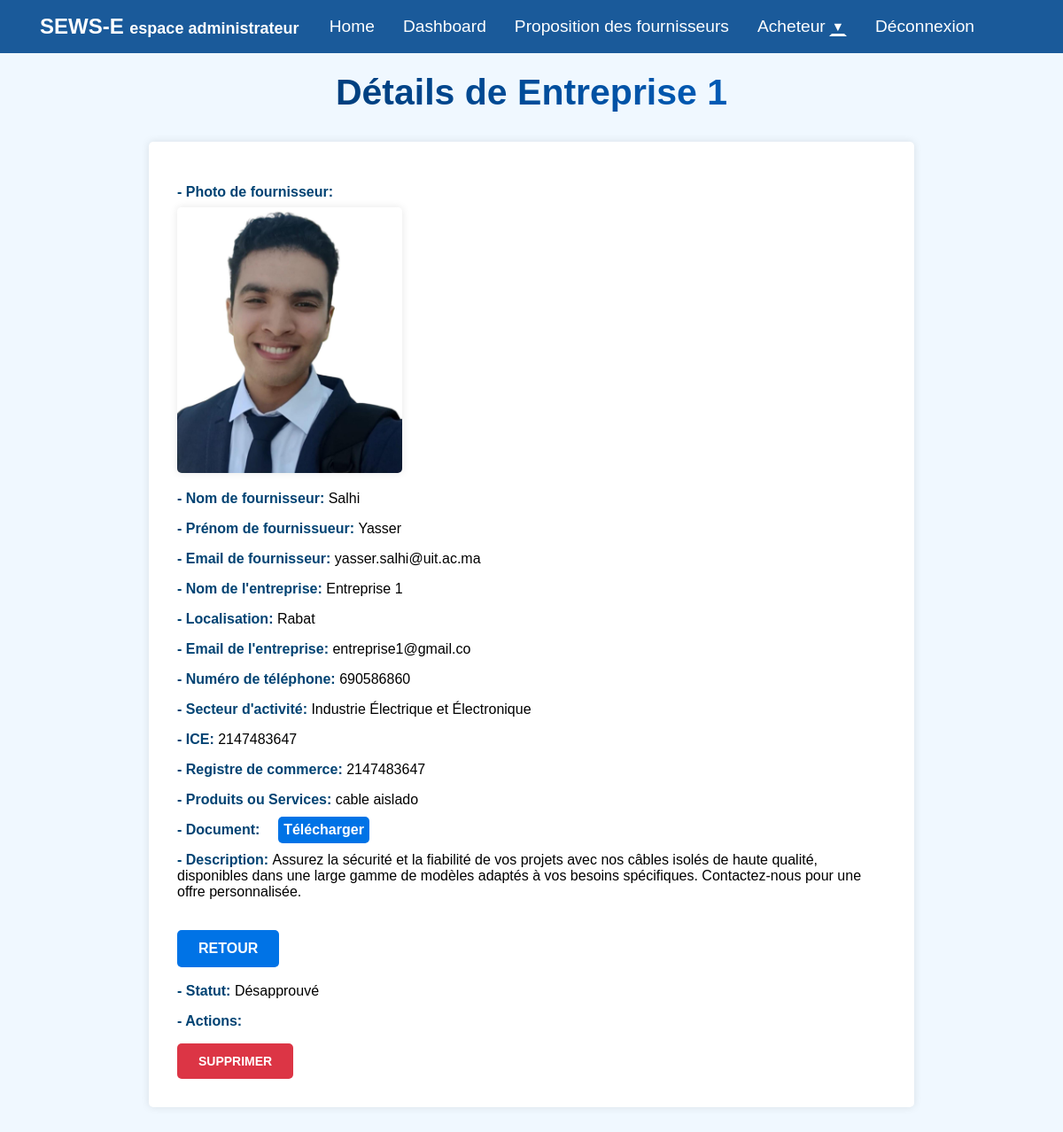
Screenshot of /Admin/details.php?id=45 (signed in) with the database file from the repository.
### tables this page shows
CREATE TABLE `fournisseur` (
  `ID_FOURNISSEUR` int(11) NOT NULL,
  `PRODUITS ET SERVICES` varchar(50) NOT NULL,
  `FICHIER` varchar(50) NOT NULL,
  `DESCRIPTION` text NOT NULL,
  `SEWZ` varchar(60) NOT NULL,
  `JUSTIFICATION` varchar(50) NOT NULL,
  `APPROUVE` varchar(255) DEFAULT 'Pas encore',
  `ID_COMPTE_FOURNISSEUR` int(11) NOT NULL,
  `DATE_SUBMISSION` datetime DEFAULT current_timestamp()
);

CREATE TABLE `compte_fournisseur` (
  `ID_COMPTE_FOURNISSEUR` int(11) NOT NULL,
  `NOM` varchar(100) NOT NULL,
  `PRENOM` varchar(100) NOT NULL,
  `ADRESSE MAIL` varchar(100) NOT NULL,
  `PASSWORD` varchar(100) NOT NULL,
  `PHOTO` varchar(50) NOT NULL,
  `NOM ENTREPRISE` varchar(20) NOT NULL,
  `LOCALISATION` varchar(100) NOT NULL,
  `EMAIL ENTREPRISE` varchar(20) NOT NULL,
  `NUMERO DE TELEPHONE` int(11) NOT NULL,
  `SECTEUR ACTIVITE` varchar(60) NOT NULL,
  `ICE` int(11) NOT NULL,
  `REGISTRE DE COMMERCE` int(11) NOT NULL
);

### Admin/details.php (the view, shortened to what this page needs)
<?php
include('../connexion.php');
if (isset($_GET['id'])) {
    $id_fournisseur = $_GET['id'];
    $query = "
    SELECT f.*, c.*
    FROM fournisseur f
    JOIN compte_fournisseur c ON f.ID_COMPTE_FOURNISSEUR = c.ID_COMPTE_FOURNISSEUR
    WHERE f.ID_FOURNISSEUR = $id_fournisseur
    ";
    $result = mysqli_query($link, $query);
    if ($result && mysqli_num_rows($result) > 0) {
        $row = mysqli_fetch_assoc($result);
?>
<!DOCTYPE html>
<html lang="en">
<head>
</head>
<body>
<?php include 'navbar.php'; ?>
<br><br><br>
<h1>Détails de <?php echo $row['NOM ENTREPRISE']; ?></h1>
    <div class="container">
    <ul class="details-list">
        <li><strong>- Photo de fournisseur:</strong> <img src="../photos/<?php echo $row['PHOTO']; ?>" alt="Photo du compte fournisseur"></li>
        <li><strong>- Nom de fournisseur: <span class="text-black"> <?php echo $row['NOM']; ?></span></strong></li>
        <li><strong>- Prénom de fournissueur: <span class="text-black"> <?php echo $row['PRENOM']; ?></span></strong></li>
        <li><strong>- Email de fournisseur: <span class="text-black"> <?php echo $row['ADRESSE MAIL']; ?></span></strong></li>
        <li><strong>- Nom de l'entreprise: <span class="text-black"> <?php echo $row['NOM ENTREPRISE']; ?></span></strong></li>
        <li><strong>- Localisation: <span class="text-black"> <?php echo $row['LOCALISATION']; ?></span></strong></li>
        <li><strong>- Email de l'entreprise: <span class="text-black"> <?php echo $row['EMAIL ENTREPRISE']; ?></span></strong></li>
        <li><strong>- Numéro de téléphone: <span class="text-black"> <?php echo $row['NUMERO DE TELEPHONE']; ?></span></strong></li>
        <li><strong>- Secteur d'activité: <span class="text-black"> <?php echo $row['SECTEUR ACTIVITE']; ?></span></strong></li>
        <li><strong>- ICE: <span class="text-black"> <?php echo $row['ICE']; ?></span></strong></li>
        <li><strong>- Registre de commerce: <span class="text-black"> <?php echo $row['REGISTRE DE COMMERCE']; ?></span></strong></li>
        <li><strong>- Produits ou Services: <span class="text-black"> <?php echo $row['PRODUITS ET SERVICES']; ?></span></strong></li>
        <li><strong>- Document:
            <?php if ($row['FICHIER'] !== "inconnu.pdf") { ?>
            <a href="../files/<?php echo htmlspecialchars($row['FICHIER']); ?>" class="download-link" download>Télécharger</a>
            <?php } else { ?>
            Pas de fichier disponible
            <?php } ?>
        </strong></li>
        <li><strong>- Description: <span class="text-black"><?php echo $row['DESCRIPTION']; ?></span></strong></li>
                <br>
        <a href="Proposition_Fournisseur.php" class="btn btn-back">Retour</a>
        <br>
        <br>
        <li><strong>- Statut: <span class="text-black" id="statut"><?php echo $row['APPROUVE']; ?></span></strong></li>
        <li><strong>- Actions:</strong></li>
    </ul>
    <a href="delete.php?id=<?php echo $row['ID_FOURNISSEUR']; ?>" class="btn-action btn btn-delete" onclick="return confirm('Êtes-vous sûr de vouloir supprimer cet enregistrement ?')">Supprimer</a>
</div>
</body>
</html>
<?php
    } else {
        echo "Aucun fournisseur trouvé avec cet ID.";
    }
} else {
    echo "ID de fournisseur non spécifié.";
}
?>

### Admin/navbar.php (shortened to what this page needs)
<!DOCTYPE html>
<html lang="en">
<head>
</head>
<body>
    <?php
    $currentPage = basename($_SERVER['PHP_SELF']);
    ?>
    <nav class="navbar">
        <div class="logo">SEWS-E <span class="small-text">espace administrateur</span></div>
        <ul id="nav-links">
            <li><a href="../home.php" <?php if ($currentPage == '../home.php') echo 'class="active"'; ?>>Home</a></li>
            <li><a href="dashboard.php" <?php if ($currentPage == 'dashboard.php') echo 'class="active"'; ?>>Dashboard</a></li>
            <li><a href="Proposition_Fournisseur.php" <?php if ($currentPage == 'Proposition_Fournisseur.php') echo 'class="active"'; ?>>Proposition des fournisseurs</a></li>
            <li>
                <a href="acheteur.php" class="has-submenu">Acheteur</a>
            </li>
            <li><a href="deconnexion_a.php" <?php if ($currentPage == 'deconnexion_a.php') echo 'class="active"'; ?>>Déconnexion</a></li>
        </ul>
    </nav>
</body>
</html>

### Admin/details.php (style rules this page uses)
body { background: #f0f8ff; font-family: "lato", sans-serif; }
.container { margin-top: 2rem; background-color: #ffffff; padding: 2rem; border-radius: 5px; box-shadow: 0 0 10px rgba(0, 0, 0, 0.1); max-width: 800px; margin: 2rem auto; }
h1 { text-align: center; font-size: 41px; font-weight: 600; font-family: 'Poppins', sans-serif; background: -webkit-linear-gradient(right, #6caad6, #016bb7, #6caad6, #016bb7); background: -webkit-linear-gradient(left, #003366,#004080,#0059b3, #0073e6); -webkit-background-clip: text; -webkit-text-fill-color: transparent; margin-bottom: 30px; }
.details-list { list-style-type: none; padding: 0; }
.details-list li { margin-bottom: 1rem; }
.details-list strong { font-weight: bold; color: #014373; display: block; margin-bottom: 0.5rem; }
.btn-action { cursor: pointer; padding: 0.75rem 1.5rem; text-transform: uppercase; font-weight: bold; border-radius: 5px; display: inline-block; margin-right: 1rem; text-decoration: none; transition: background-color 0.3s; font-size: 14px; }
.btn-delete { background-color: #dc3545; color: #ffffff; border: none; }
.btn-back { background-color: #0073e6; color: #ffffff; border: none; padding: 0.75rem 1.5rem; text-transform: uppercase; font-weight: bold; border-radius: 5px; display: inline-block; text-decoration: none; transition: background-color 0.3s; }
.download-link { background-color: #0073e6; color: #ffffff; padding: 0.4rem 0.4rem; border-radius: 5px; text-decoration: none; transition: background-color 0.3s; margin-left: 1rem; }
img { max-width: 100%; height: auto; border-radius: 5px; box-shadow: 0 0 10px rgba(0, 0, 0, 0.1); max-height: 300px; object-fit: cover; }
.text-black { color: #000000; font-weight: 500; }

### Admin/navbar.php (style rules this page uses)
body { font-family: 'Arial', sans-serif; margin: 0; padding: 0; box-sizing: border-box; }
.navbar { position: fixed; width: 100%; z-index: 1000; background-color: #1a5a9a; padding: 1rem; display: flex; justify-content: space-between; align-items: center; }
.navbar .logo { font-size: 1.5rem; font-weight: bold; margin-left: 29px; color: #fff; }
.navbar ul { list-style: none; display: flex; margin: 0; padding: 0; margin-left: 20px; transform: translateX(-100px); position: relative; }
.navbar ul li { margin: 0 1rem; position: relative; }
.navbar ul li a { color: #fff; text-decoration: none; font-size: 1.2rem; position: relative; padding-bottom: 5px; transition: all 0.3s ease-in-out; }
.navbar ul li a::before { content: ''; position: absolute; width: 0; height: 2px; bottom: 0; left: 50%; transform: translateX(-50%); background-color: #fff; visibility: hidden; transition: all 0.3s ease-in-out; }
.navbar .logo .small-text { font-size: 18px; }
.navbar ul li a.has-submenu::after { content: ' ▼'; display: inline-block; margin-left: 4px; vertical-align: middle; border-width: 3px; border-style: solid; border-color: transparent transparent #fff transparent; transition: transform 0.5s ease; font-size: 0.9rem; }

### rows the page displays
fournisseur: ID_COMPTE_FOURNISSEUR "Entreprise 1", ID_COMPTE_FOURNISSEUR.PHOTO (picture), ID_COMPTE_FOURNISSEUR.NOM "Salhi", ID_COMPTE_FOURNISSEUR.PRENOM "Yasser", ID_COMPTE_FOURNISSEUR "yasser.salhi@uit.ac.ma", ID_COMPTE_FOURNISSEUR.LOCALISATION "Rabat", ID_COMPTE_FOURNISSEUR "entreprise1@gmail.co", ID_COMPTE_FOURNISSEUR "690586860", ID_COMPTE_FOURNISSEUR "Industrie Électrique et Électronique", ID_COMPTE_FOURNISSEUR.ICE "2147483647", ID_COMPTE_FOURNISSEUR "2147483647", PRODUITS ET SERVICES "cable aislado", DESCRIPTION "Assurez la sécurité et la fiabilité de vos projets avec nos câbles isolés de haute qualité, disponibles dans une large gamme de modèles adaptés à vos besoins spécifiques. Contactez-nous pour une offre personnalisée.", APPROUVE "Désapprouvé"
